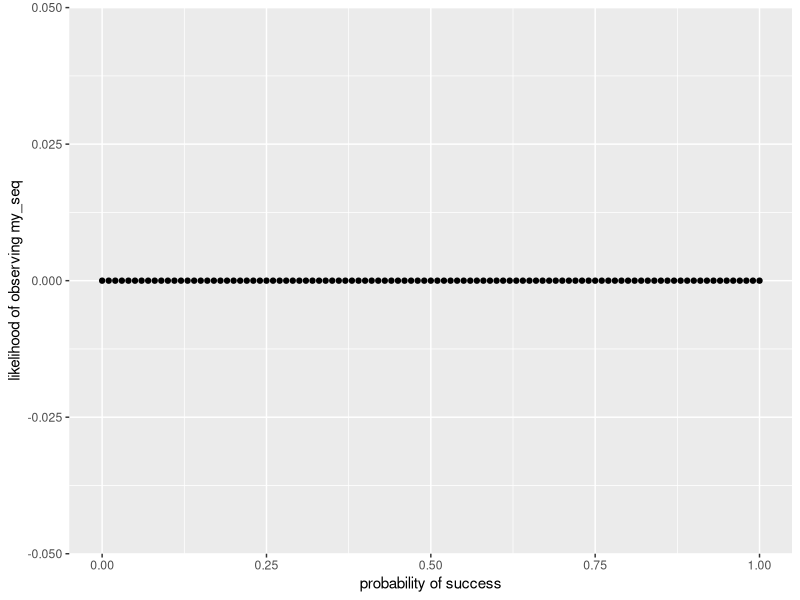
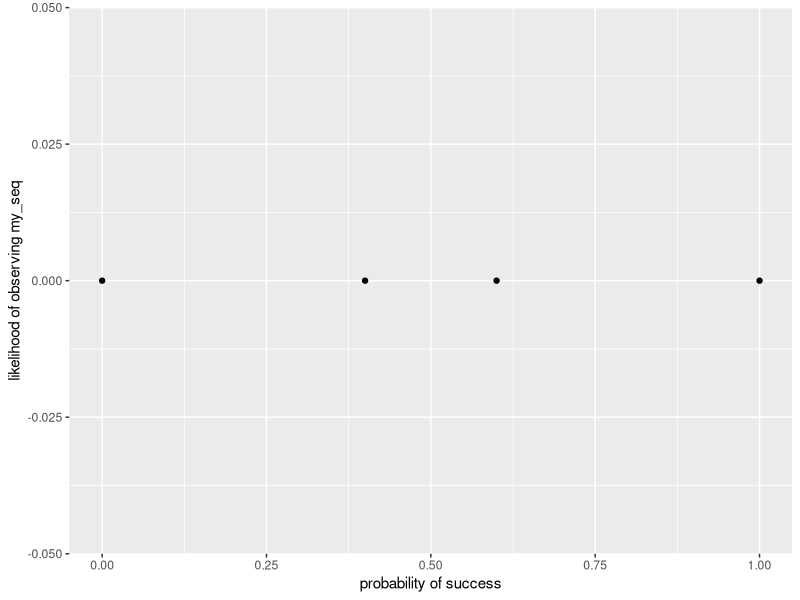
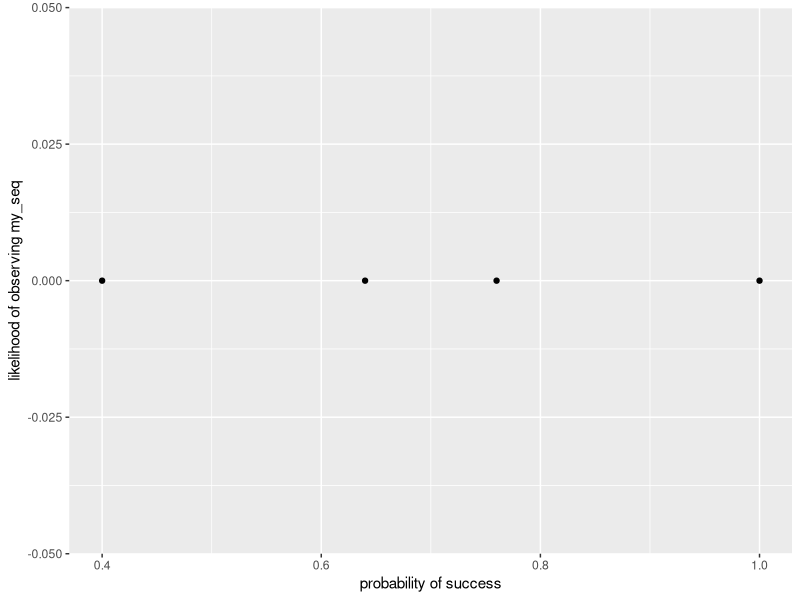
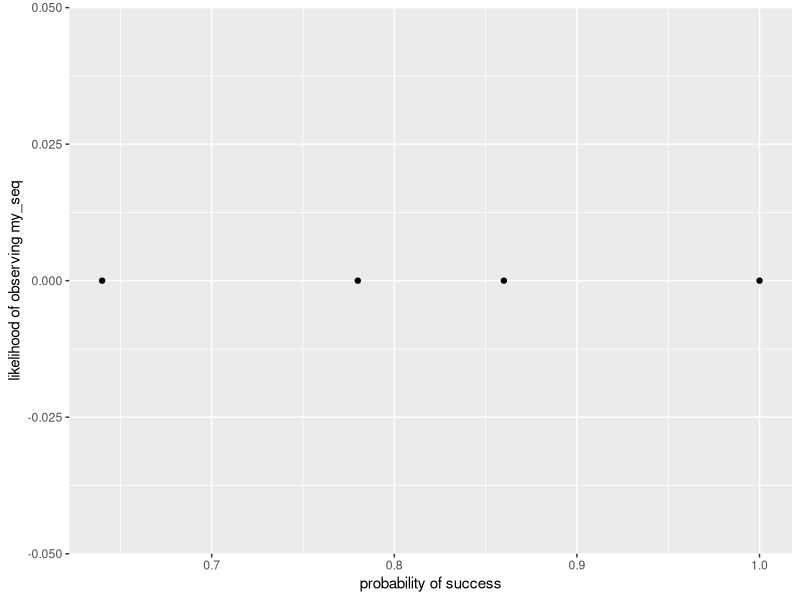

Write R code to recreate these figures, in order.
## ---- chunk 1
knitr::opts_chunk$set(echo = TRUE)
## ---- chunk 2
real_p <- 0.8
set.seed(99)
my_seq <- rbinom(n = 10,
                 size = 1, 
                 prob = real_p)
my_seq



###
mean(my_seq)


## ---- chunk 3
### equivalent shorter function below
# likelihood <- function(input_seq, p) {
#   likelihood_value <- 1
#   for (i in 1:length(input_seq))
#   {
#     if (input_seq[i] == 1)
#     {
#       likelihood_value <- likelihood_value * p
#     }
#     else
#     {
#       likelihood_value <- likelihood_value * (1 - p)
#     }
#   }
#   return(likelihood_value)
# }

# input_seq is a vector
# `ifelse` tests each element of the vector and returns a probability vector
# `prod` just then multiplies all of them out
likelihood <- function(input_seq, p) {
  likelihood_value <- prod(ifelse(test = input_seq==1,
                                  yes = p,
                                  no = 1-p))
  return(likelihood_value)
}

likelihood(my_seq, real_p)
likelihood(my_seq, real_p-0.1)
likelihood(my_seq, real_p+0.1)
likelihood(my_seq, 0)
likelihood(my_seq, 1)

## ---- chunk 4
possible_p_range <- seq(from = 0,
                        to = 1,
                        by = 0.01)
library(ggplot2)
qplot(x = possible_p_range,
      y = likelihood(my_seq, possible_p_range),
      geom = 'point',
      xlab = 'probability of success',
      ylab = 'likelihood of observing my_seq')

qplot(x = c(0,0.4,0.6,1),
      y = likelihood(my_seq, c(0,0.4,0.6,1)),
      geom = 'point',
      xlab = 'probability of success',
      ylab = 'likelihood of observing my_seq')

qplot(x = c(0.4,0.64,0.76,1),
      y = likelihood(my_seq, c(0.4,0.64,0.76,1)),
      geom = 'point',
      xlab = 'probability of success',
      ylab = 'likelihood of observing my_seq')

qplot(x = c(0.64,0.78,0.86,1),
      y = likelihood(my_seq, c(0.64,0.78,0.86,1)),
      geom = 'point',
      xlab = 'probability of success',
      ylab = 'likelihood of observing my_seq')
## ---- chunk 5

optimize_p_for_likelihood <- function(p) {
  return(likelihood(my_seq, p))
}
optimize(f = optimize_p_for_likelihood,
         interval = c(0, 1),
         maximum = TRUE)
## ---- chunk 6
###
library(fitdistrplus)
fitdist(data = my_seq,
        distr = "binom",
        fix.arg = list(size = 1),
        start = list(prob = 0.5))

fitdist(data = rnorm(10,8,3),
        distr = "norm",
        start = list(mean = 1,
                     sd = 1))
